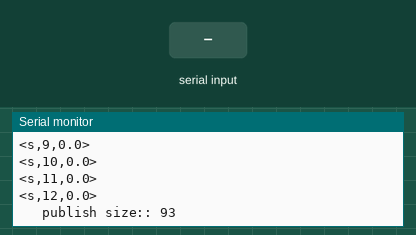
Simulated run of this program. Board: ESP32. Parts: the last lines printed to the serial monitor. The inputs (shaded band) are chosen by the test bench. WiFi joins after 1.5 s; servers stay silent unless stated; no MQTT or app messages arrive unless stated.

Above: at 14.8 s.
14.9 s: "<90,45,200>" received over Serial
At 16.5 s:
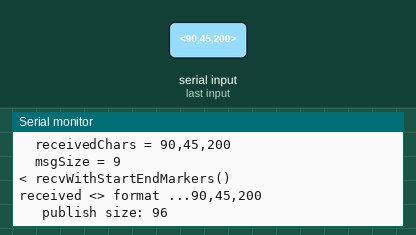
17.1 s: "<90,45>" received over Serial
At 19.3 s:
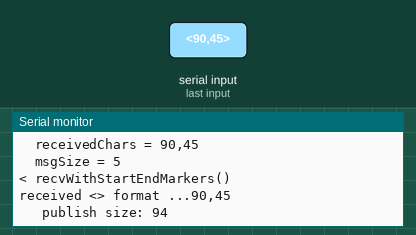
19.6 s: "<0>" received over Serial
At 21.5 s:
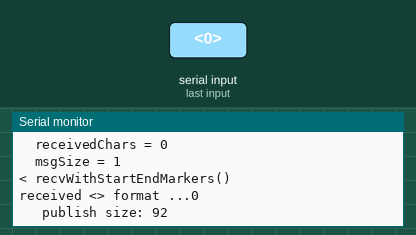
21.8 s: "90,45,200\n" received over Serial
Timing chart, 0 to 24.8 s (numbered marks = the images above; inputs shaded):
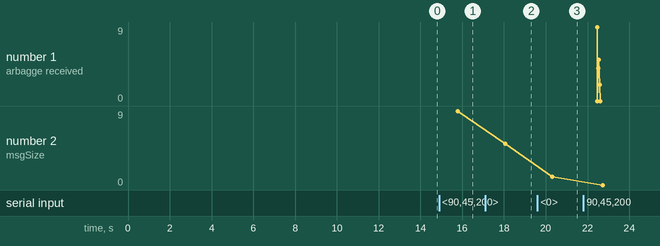

The program:

main.cpp
```cpp
// ESP32

#define MQTT_MAX_PACKET_SIZE 512 // MUST be defined before the #include <PubSubClient.h> \
                                 // it doesn't work in Arduino! It must be defined in <PubSubClient.h>

#include <PubSubClient.h>
#include <WiFi.h>
#include <Wire.h>
//#include <iostream>+
#include <ArduinoJson.h>
#include <stdio.h>
#include <string.h>
//#include <Esp.h> // Needed for EPS.restart();
#include <esp_int_wdt.h>
#include <esp_task_wdt.h>
#include <Adafruit_SPIDevice.h>

#include <freertos/FreeRTOS.h>
#include <freertos/task.h>
#include <soc/rtc_wdt.h>
#include <esp_log.h>

//#undef DEBUG
#define DEBUG

#define NEW_RECONNECT
//#define DEBUG
#define VERSION "ESP32 - CISTERNA - 1.1"

#define MAX_JSON 480
static const size_t numChars = MAX_JSON + 1; // Max Lenght of each data unit
static char receivedChars[numChars];
//static char tempChars[numChars];        // temporary array for use by strtok() function
static size_t maxJsonSize = numChars;

// variables to hold parsed data
static char messageFromSerial[numChars] = {0};
static int integerFromSerial = 0;
static float floatFromSerial = 0.0;
static unsigned long seq = 0;

static boolean newData = false;
static unsigned long windowTimer = 0;

// use for no hardreset at the fist loop
bool newstart = 0;

#define MQTT_SERVER "192.168.1.8"
#define MQTT_PORT 1883
//#define OUTTOPIC "cisterna/main/out"

//const char* ssid = "BGP";
const char *ssid = "Spirit";
const char *password = "vininautos47";
//const char* mqtt_server = "192.168.1.59";

const char *inTopic = "cisterna/main/in";
const char *outTopic = "cisterna/main/out";

static bool isJason = false;

// Callback function header
void callback(char *topic, byte *payload, unsigned int length);

WiFiClient wifiClient;

byte reconnect();
void sendJson(const char *sensor, const int value1, const float value2, unsigned long seq = 0, const String &error = "");
void sendKeepAlive(const char *sensor, unsigned long seq);
void jasonSendException(const char *sensor, const char *msg, unsigned long seq = 0);
String macToStr(const uint8_t *mac);

PubSubClient client(MQTT_SERVER, MQTT_PORT, callback, wifiClient);

// ===================================

void hard_restart()
{
  esp_task_wdt_init(1, true);
  esp_task_wdt_add(NULL);
  while (true)
    ;
}

// ===================================

void WIFI_Connect()
{
  long wifidelay = 0;
  for (int k = 0; k < 25; k++)
  {
    if (WiFi.status() != WL_CONNECTED)
    {
      wifidelay += 500;
      WiFi.disconnect();
      rtc_wdt_feed();
      delay(wifidelay);
#ifdef DEBUG
      Serial.print(">>> ----- Connecting to WiFi... ---- <<<, delay = ");
      Serial.println(wifidelay);
#endif
      WiFi.mode(WIFI_STA);
      rtc_wdt_feed();
      delay(wifidelay);
      WiFi.begin(ssid, password);
      rtc_wdt_feed();
      delay(wifidelay);
      //delay(wifidelay);
    }
  }
  if (WiFi.status() != WL_CONNECTED)
  {
#ifdef DEBUG
    Serial.println("Connecting to WiFi has failed!");
#endif
    delay(5000);
    hard_restart();
    // I think that is no longer necessary, but it does not hurt either.
    delay(2000);
  }
  if (WiFi.status() == WL_CONNECTED)
  {
#ifdef DEBUG
    Serial.println("");
    Serial.println("WiFi Connected");
    Serial.println("IP address: ");
    Serial.println(WiFi.localIP());
#endif
  }
}

// ==========================================

size_t recvWithStartEndMarkers()
{
  static boolean recvInProgress = false;
  static size_t ndx = 0;
  size_t msgSize = 0;

  const char startMarker = '<';
  const char endMarker = '>';
  char startMarkerJson = '$';
  //char startMarkerJson = '{';
  //char endMarkerJson = '}';
  const char endMarkerJson = '#';
  char rc;

  //memset(receivedChars, '\0', sizeof(receivedChars));

#ifdef DEBUG
  Serial.println("> recvWithStartEndMarkers() ");
#endif

  while (Serial.available() > 0 && newData == false)
  {
    yield(); // Just to be safe in case there is a lot of data in the serial buffer; run the ESP WIFI functions

    rc = Serial.read();

    if (recvInProgress == true)
    {
      if (ndx >= numChars - 3)
      {
        // Msg is too long, terminating...
        ndx = numChars - 3;
        msgSize = ndx;
        ndx = 0;

        //memset(receivedChars, '\0', sizeof(receivedChars));
        receivedChars[ndx] = '\0';
        recvInProgress = false;
        newData = true;

        client.publish(outTopic, "Received message too long... Clipping here...");
        break;
        // Since there is no more room to store chars
      }
      if ((rc != endMarker) && (rc != endMarkerJson))
      {
        // New char within the message
        receivedChars[ndx] = rc;
        ndx++;
      }
      else if ((rc == startMarkerJson))
      {
        // Received new message without properly terminating the current one
        receivedChars[ndx] = '\0'; // terminate the string
        //memset(receivedChars, '\0', sizeof(receivedChars));
        recvInProgress = false;
        newData = true;
        msgSize = ndx;
        ndx = 0;

        client.publish(outTopic, "Received a new serial message without proper termination on the current one ...");
      }
      else if ((rc == endMarkerJson))
      {
        // Received termination char
        receivedChars[ndx] = '\0'; // terminate the string
        recvInProgress = false;
        newData = true;
        msgSize = ndx;
        ndx = 0;
#ifdef DEBUG
        Serial.print("  MSG_SIZE = ");
        Serial.println(msgSize);
        Serial.print("  RECC = ");
        Serial.println(rc);
#endif
      }
      else if ((rc == endMarker))
      {
        receivedChars[ndx] = '\0'; // terminate the string
        recvInProgress = false;
        msgSize = ndx;
        ndx = 0;
        newData = true;
#ifdef DEBUG
        Serial.println(" Finalizing <> msg ... ");
        Serial.print("  MSG_SIZE = ");
        Serial.println(msgSize);
        Serial.print("  RECC = ");
        Serial.println(rc);
#endif
      }
      else
      {
        receivedChars[ndx] = '\0'; // terminate the string
        recvInProgress = false;
        msgSize = ndx;
        ndx = 0;
        newData = true;
#ifdef DEBUG
        Serial.println(" ------------------->>> ASSERT <<<------------------ ");
        Serial.print("  MSG_SIZE = ");
        Serial.println(msgSize);
        Serial.print("  RECC = ");
        Serial.println(rc);
#endif
      }
    }
    else if ((rc == startMarker) || (rc == startMarkerJson))
    {
      recvInProgress = true;

#ifdef DEBUG
      Serial.print("  RC in ");
      Serial.println(rc);
#endif
      if (rc == startMarkerJson)
      {
        isJason = true;
#ifdef DEBUG
        Serial.println("RECV -> IS JSON");
#endif
      }
      else
      {
        isJason = false;
      }
    }
    else
    {
#ifdef DEBUG
      Serial.print("Garbagge received: ");
      Serial.println(rc);
#endif
    }
  }
#ifdef DEBUG
  Serial.print("  RecInProgress = ");
  Serial.println(recvInProgress);
  Serial.print("  New data = ");
  Serial.println(newData);
  Serial.print("  isJson = ");
  Serial.println(isJason);
  Serial.print("  receivedChars = ");
  Serial.println(receivedChars);
  Serial.print("  msgSize = ");
  Serial.println(msgSize);
  Serial.println("< recvWithStartEndMarkers() ");
#endif
  if (msgSize == 0)
  {
    return (numChars - 3);
  }
  else
  {
    return msgSize;
  }
}

//============

void parseSerialData(char *serialCharBuffer)
{

  // split the data into its parts
  char *strtokIndx; // this is used by strtok() as an index

  strtokIndx = strtok(serialCharBuffer, ","); // get the first part - the string
  strcpy(messageFromSerial, strtokIndx);      // copy it to messageFromSerial

  strtokIndx = strtok(NULL, ",");       // this continues where the previous call left off
  integerFromSerial = atoi(strtokIndx); // convert this part to an integer

  strtokIndx = strtok(NULL, ",");
  floatFromSerial = atof(strtokIndx); // convert this part to a float
}

//============

void showParsedSerialData()
{
  Serial.print("Message ");
  Serial.println(messageFromSerial);
  Serial.print("Integer ");
  Serial.println(integerFromSerial);
  Serial.print("Float ");
  Serial.println(floatFromSerial);
}

void setup()
{
  newstart = 1;

  delay(100);
  Serial.begin(9600);
  delay(100);

  Serial.println(VERSION);

#ifdef DEBUG
  Serial.print("\n\n Initializing...");
#endif

  WiFi.mode(WIFI_STA);
  // important delay, it doesn't send data to the server without it (only needed if using lwIP v2)
  rtc_wdt_feed();
  delay(4000);
  //WiFi.begin(ssid, password);

  while (!client.connected())
  {
    if (!reconnect())
    {
      rtc_wdt_feed();
      delay(5000);
    }
  }

  randomSeed(micros());
  delay(100);

  // Initialize relays as OFF, just in case there was junk in the serial port
  {
    int i;
    String str;

    Serial.println("");

    for (i = 5; i <= 12; i++)
    {
      str = "<s," + String(i) + ",0.0>";
      Serial.println(str);
      delay(25);
    }
  }

  {
    // INIT Message
    String tmp = String("Init msg from: ") +
                 WiFi.localIP().toString() +
                 String(" - Version: ") +
                 String(VERSION);
    char buf[maxJsonSize];
    tmp.toCharArray(buf, tmp.length() + 1);
    sendKeepAlive(buf, seq);
  }
}

void loop()
{
  char tempChars[numChars];

  if (!client.connected() || WiFi.status() != WL_CONNECTED)
  {
    while (!client.connected())
    {
      if (!reconnect())
      {
        rtc_wdt_feed();
        delay(5000);
      }
    }
  }

  // Maintain MQTT connection
  client.loop();

  // MUST delay to let ESP8266 WiFI functions to run
  delay(50);

#ifdef DEBUG
  Serial.println("");
  rtc_wdt_feed();
  delay(2000);
#endif

  {
    // Receiving data from Serial
    size_t n = recvWithStartEndMarkers();

    if (newData == true)
    {

      if (isJason == false)
      {
        // Process received data, which is in <> format
#ifdef DEBUG
        Serial.print("received <> format ...");
        Serial.println(receivedChars);
#endif
        //strcpy(tempChars, receivedChars);
        // this temporary copy is necessary to protect the original data
        //   because strtok() replaces the commas with \0
        /* parseSerialData(tempChars); */
        parseSerialData(receivedChars);
        //showParsedSerialData();
        sendJson(messageFromSerial, integerFromSerial, floatFromSerial, seq);
        newData = false;
        isJason = false;
        memset(receivedChars, '\0', sizeof(receivedChars));
        seq++;
      }
      else
      {
        // Data is already in JSON format, so just relay the data
#ifdef DEBUG
        Serial.print("JSON = ");
        Serial.print(receivedChars);
        Serial.println("|");
#endif
        //char buf2[maxJsonSize];
        //memset(buf2, '\0', sizeof(buf2));

        //strncat(buf2, "{", 1);
        //strcat(buf2, receivedChars);
        //strncat(buf2, "}", 1);
#ifdef DEBUG
        Serial.print("\t publish size:: ");
        Serial.println(n);
#endif
        int ret = client.publish(outTopic, receivedChars, n);

#ifdef DEBUG
        //Serial.print("BUF2 = ");
        //Serial.println(buf2);
        Serial.print("cond = ");
        Serial.println(ret);
#endif
        newData = false;
        isJason = false;
        seq++;
        memset(receivedChars, '\0', sizeof(receivedChars));
      }
    }
    else
    {
#ifdef DEBUG
      Serial.println("New Data false ...");
#endif
    }
    // Sending data
    delay(5); // Time for ESP WIFI functions to run

    // Keep alive
    {
      if (((millis() - windowTimer)) > 120000)
      {
        String tmp = String("Keep alive: ") + WiFi.localIP().toString();
        char buf[maxJsonSize];
        tmp.toCharArray(buf, tmp.length() + 1); //FIXME: Do we need +1 , once the output is being clipped???
        sendKeepAlive(buf, seq);
        windowTimer = millis();
        seq++;
      }
    }
  }

  if (seq >= 4294967293)
  { // MAX ULONG 4,294,967,295 (2^32 - 1)
    seq = 1000;
  }

  newstart = 0;
}

void sendKeepAlive(const char *sensor, unsigned long seq /* = 0 */)
{

  StaticJsonDocument<MAX_JSON + 1> doc;
  //JsonObject& root = jsonBuffer.createObject();

  doc["sensor"] = sensor;
  doc["seq"] = seq;
  doc["rssi"] = WiFi.RSSI();

  char strObj[maxJsonSize];
  //root.printTo(strObj, sizeof(strObj));
  size_t n = serializeJson(doc, strObj, sizeof(strObj));
#ifdef DEBUG
  Serial.print("\t publish size:: ");
  Serial.println(n);
#endif

  client.publish(outTopic, strObj, n);
}

void jasonSendException(const char *sensor, const char *msg, unsigned long seq /* = 0 */)
{

  StaticJsonDocument<MAX_JSON + 1> doc;
  //JsonObject& root = jsonBuffer.createObject();

  doc["sensor"] = sensor;
  doc["seq"] = seq;
  doc["rssi"] = WiFi.RSSI();
  doc["exception"] = msg;

  char strObj[maxJsonSize];
  //root.printTo(strObj, sizeof(strObj));
  size_t n = serializeJson(doc, strObj, sizeof(strObj));
#ifdef DEBUG
  Serial.print("\t publish size:: ");
  Serial.println(n);
#endif

  client.publish(outTopic, strObj, n);
}

void sendJson(const char *sensorName,
              const int value1,
              const float value2,
              unsigned long seq /* = 0 */,
              const String &error /* = "" */)
{

  StaticJsonDocument<MAX_JSON + 1> doc;
  JsonObject sensor = doc.createNestedObject("snr");

  sensor["name"] = sensorName;
  sensor["seq"] = seq;
  sensor["err"] = error;

  //JsonArray& data = root.createNestedArray("data");
  /* JsonArray array = doc.as<JsonArray>();
       JsonArray nested = array.createNestedArray();

       nested.add(value1);
       nested.add(value2);
       nested.add(value3); */

  // Add the "value" array
  JsonArray values = doc.createNestedArray("values");

  JsonObject val1 = values.createNestedObject();
  val1["key"] = "pin";
  val1["val"] = value1;
  JsonObject val2 = values.createNestedObject();
  val2["key"] = "val";
  val2["val"] = value2;

  char strObj[maxJsonSize];
  //root.printTo(strObj, sizeof(strObj));
  size_t n = serializeJson(doc, strObj, sizeof(strObj));
#ifdef DEBUG
  Serial.print("\t publish size: ");
  Serial.println(n);
#endif

  client.publish(outTopic, strObj, n);
}

void callback(char *topic, byte *payload, unsigned int lenght)
{

  //convert topic to string to make it easier to work with
  //String topicStr = topic;

  char message_buff[numChars + 5];
  //int i;

  if (lenght > numChars)
    lenght = numChars;
  //char * message_buff = (char *) payload;
  memcpy(message_buff, payload, lenght);

  message_buff[lenght] = '\0';

  if ((message_buff[0] != '<') || (message_buff[lenght - 1] != '>'))
  {
    client.publish(outTopic, "Invalid format: abssence of either '<' or '>'", lenght);
    return;
  }

  // Relays message to Serial without parsing it
  Serial.println(message_buff);
  //Serial.flush();
  //delay(20);
}

/* New improved Reconnect to ESP32, once the old one hangs while
 * trying to reconnect to the mqtt broker
 *
 */

#ifdef NEW_RECONNECT

byte reconnect()
{

#ifdef DEBUG
  Serial.println("\n !!!!! NEW RECONNECT: mqtt reconnect start !!!!!");
#endif
  // test is mqtt connected
  if (!client.connected())
  {

    if (newstart == 0)
    {
      hard_restart();
    }
    // test is wifi connected
    if (WiFi.status() != WL_CONNECTED)
    {
      WIFI_Connect();
    }

#ifdef DEBUG
    Serial.println("Attempting MQTT connection...");
#endif
    String clientName;
    clientName = "esp32-cisterna";
    uint8_t mac[6];
    WiFi.macAddress(mac);
    clientName += macToStr(mac);

#ifdef DEBUG
    Serial.print("\t Client name: ");
    Serial.print(clientName);
#endif

    // insert unique id
    if (client.connect((char *)clientName.c_str()))
    {
#ifdef DEBUG
      Serial.println("connected");
#endif
      newstart = 0;

      String tmp = String("ESP32 - Cisterna - Reconnecting ...");

      char buf[maxJsonSize];
      tmp.toCharArray(buf, tmp.length() + 1);
      jasonSendException("Init", buf, seq);

      //client.publish(outTopic, "ESP32 - Cisterna - Reconnecting ...");
      client.subscribe(inTopic);
    }
    else
    {
#ifdef DEBUG
      Serial.print("failed, rc=");
      Serial.print(client.state());
      Serial.println(" wait 0.5 seconds");
#endif
      delay(500);
      return false;
    }
  }

#ifdef DEBUG
  Serial.println("mqtt reconnect end...");
#endif
  return true;
}

#elif
// OLD Reconnect that works on ESP8266

byte reconnect()
{
  short wifiCounter = 0;

  WiFi.disconnect();
  WiFi.mode(WIFI_STA);
  // important delay, it doesn't send data to the server without it (only needed if using lwIP v2)
  rtc_wdt_feed();
  delay(4000);
#ifdef DEBUG
  Serial.println("Before Wifi begin()...");
#endif
  WiFi.begin(ssid, password);
  int count = 0;

  // Attempt to reconnect if the connection is lost
  if (WiFi.status() != WL_CONNECTED)
  {

#ifdef DEBUG
    Serial.println();
    Serial.println();
    Serial.print("Connecting to ");
    Serial.println(ssid);
#endif
    /* Explicitly set the ESP8266 to be a WiFi-client, otherwise, it by default,
           would try to act as both a client and an access-point and could cause
           network-issues with your other WiFi-devices on your WiFi-network. */
    // WiFi.mode(WIFI_STA);

    while (WiFi.status() != WL_CONNECTED)
    {
#ifdef DEBUG
      Serial.print(".");
#endif
      rtc_wdt_feed();
      delay(1000);
      wifiCounter++;
      if (wifiCounter >= 300)
      {
        ESP.restart(); // Reboot if it is taking more than 5 mins.
      }
    }

    //randomSeed(micros());

#ifdef DEBUG
    Serial.println("");
    Serial.println("WiFi connected!!!");
    Serial.println("My IP address: ");
    Serial.println(WiFi.localIP());
#endif
  }

  // make sure we are connected to WIFI before connecting to MQTT
  if (WiFi.status() == WL_CONNECTED)
  {
    // loop until we are reconnected to the MQTT server

    while (!client.connected())
    {
      // Generate client name based on MAC address and the last 8 bits of the microsecond counter
      String clientName;

      clientName = "esp32-cisterna";
      uint8_t mac[6];
      WiFi.macAddress(mac);
      clientName += macToStr(mac);
#ifdef DEBUG
      Serial.print("\t Client name: ");
      Serial.print(clientName);
#endif

      // if connected, subscribe to the topic (s) we want to be notified about
      if (client.connect((char *)clientName.c_str()))
      {
#ifdef DEBUG
        Serial.print("\t MQTT connected ...");
#endif
        client.subscribe(inTopic);
      }
      else
      {
        Serial.print("\t MQTT Connection Failed ...");
        Serial.print("failed, rc=");
        Serial.print(client.state());
        Serial.println(" try again in 5 seconds");
        // Wait 5 seconds before retrying

        count++;

        // Got stuck trying to connect to MQTT without a WiFi connection ...
        if (count >= 30)
        {
          return false;
        }
        rtc_wdt_feed();
        delay(5000);
      }
    }
  }
  else
  {
    // After all it is not connected to Wi-Fi
    return false;
  }
  return true;
}

#endif

// Generate unique name from MAC addr
String macToStr(const uint8_t *mac)
{
  String result;

  for (int i = 0; i < 6; i++)
  {
    result += String(mac[i], 16);

    if (i < 5)
    {
      result += ':';
    }
  }

  return result;
}
```

Measured:
- after the input at 14.9 s, the serial monitor: prints a new line after 0.78 s (image 1)
- after the input at 17.1 s, the serial monitor: prints a new line after 0.86 s (image 2)
- after the input at 19.6 s, the serial monitor: prints a new line after 0.62 s (image 3)
- plotted number 2: 9 → 5 after the input at 17.1 s
